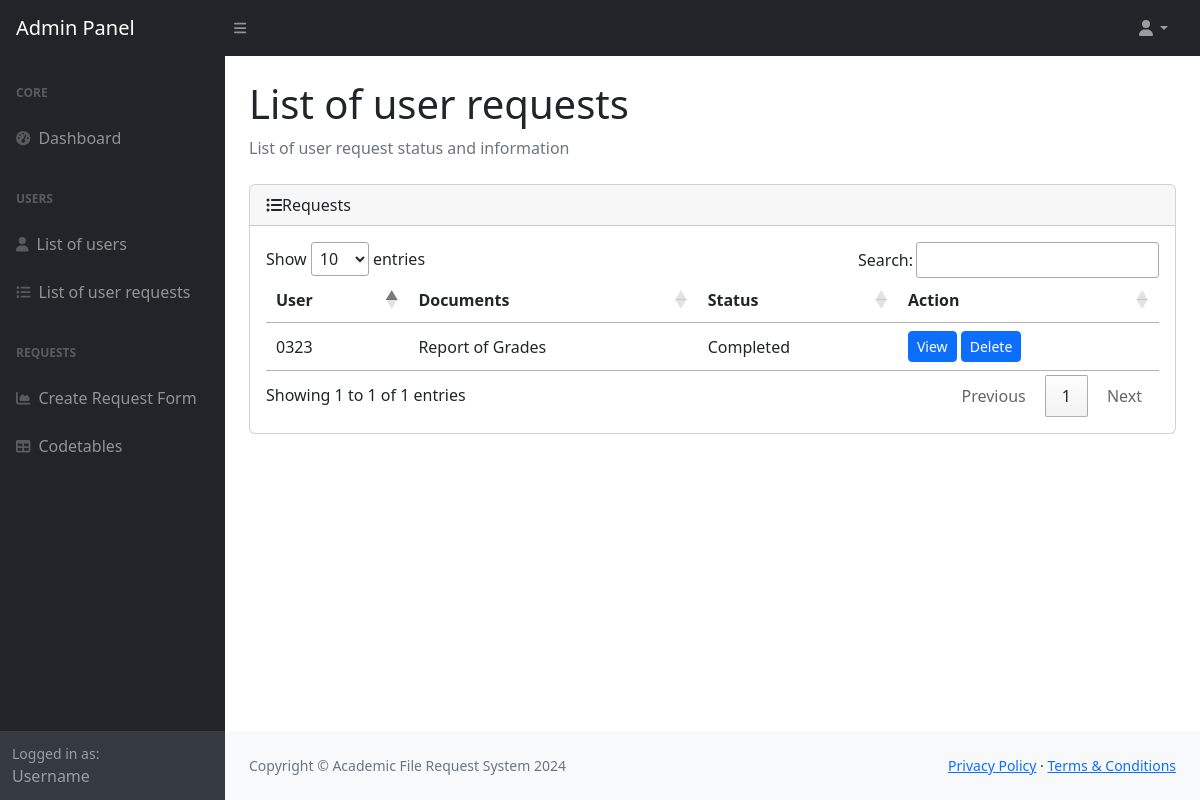
The page /admin-panel/user-request/ on the database its author committed.
### onlinerequest/models.py (models this page shows, shortened)
class User_Request(models.Model):
    user = models.ForeignKey(User, on_delete=models.CASCADE, related_name='user_requests')
    request = models.ForeignKey(Request, on_delete=models.CASCADE, related_name='user_requests')
    status = models.CharField(max_length=64)
    uploads = models.CharField(max_length=999)
    requested = models.CharField(max_length=256, default="")
    created_at = models.DateTimeField(auto_now_add=True)
    updated_at = models.DateTimeField(auto_now=True)

class User(AbstractBaseUser):
    USER_TYPE_CHOICES = (
      (1, 'student'),
      (2, 'teacher'),
      (3, 'secretary'),
      (4, 'supervisor'),
      (5, 'admin'),
    )
    student_number = models.CharField(max_length=64, unique=True)
    email = models.EmailField(max_length=254, unique=True)
    password = models.CharField(max_length=22)
    is_active = models.BooleanField(default=False)
    user_type = models.PositiveSmallIntegerField(choices = USER_TYPE_CHOICES, default = 1)
    USERNAME_FIELD = 'email'
    REQUIRED_FIELDS = ['student_number']
    def __str__(self):
        return self.student_number

class Request(models.Model):
    description = models.CharField(max_length=256)
    files_required = models.CharField(max_length=256)
    document = models.ForeignKey(Document, on_delete=models.CASCADE)
    def __str__(self):
        return self.document.description

class Document(models.Model):
    code = models.CharField(max_length=64)
    description = models.CharField(max_length=64)
    active = models.BooleanField(default=True)

### onlinerequest/views/request.py (the view)
# urls.py: path('admin-panel/user-request/', request.display_user_requests),
def display_user_requests(request):
    user_requests = User_Request.objects.all()
    return render(request, 'admin/request/user-request.html', {'user_requests': user_requests })

### onlinerequest/templates/admin/request/user-request.html (shortened to what this page needs)
<!DOCTYPE html>
<html>
    <head>
        <link rel="stylesheet" href="">
        {% include 'header.html' %}
    </head>
    <body class="sb-nav-fixed">
        <div id="layoutSidenav">
            {% include 'admin/admin-topnav.html' %}
            {% include 'admin/admin-sidenav.html' %}
            <div id="layoutSidenav_content">
                <main>
                    <div class="container-fluid px-4">
                        <h1 class="mt-4">List of user requests</h1>
                        <ol class="breadcrumb mb-4">
                            <li class="breadcrumb-item active">List of user request status and information</li>
                        </ol>
                        <div class="card mb-4">
                            <div class="card-header">
                                <div class="d-flex justify-content-between align-items-center">
                                    <span class="fs-6"> <i class="fa fa-list-ul" aria-hidden="true"></i>Requests</span>
                                </div>
                            </div>
                            <div class="card-body">
                                <table id="datatable">
                                    <thead>
                                    <tr>
                                        <th>User</th>
                                        <th>Documents</th>
                                        <th>Status</th>
                                        <th>Action</th>
                                    </tr>
                                    </thead>
                                    <tbody>
                                    {% if user_requests %}
                                        {% for user_request in user_requests %}
                                            <tr id="tr{{ user_request.id }}">
                                                <td>{{ user_request.user }}</td>
                                                <td>{{ user_request.request }}</td>
                                                <td>{{ user_request.status }}</td>
                                                <td>
                                                    <button class="btn btn-primary btn-sm" onclick="viewRequest('{{ user_request.id }}')"> View </button>
                                                    <button class="btn btn-primary btn-sm" onclick="deleteRequest('{{ user_request.id }}')"> Delete </button>
                                                </td>
                                            </tr>
                                        {% endfor %}
                                    {% endif %}
                                    </tbody>
                                </table>
                            </div>
                        </div>
                    </div>
                </main>
                <footer class="py-4 bg-light mt-auto">
                    <div class="container-fluid px-4">
                        <div class="d-flex align-items-center justify-content-between small">
                            <div class="text-muted">Copyright &copy; Academic File Request System 2024</div>
                            <div>
                                <a href="#">Privacy Policy</a>
                                &middot;
                                <a href="#">Terms &amp; Conditions</a>
                            </div>
                        </div>
                    </div>
                </footer>
            </div>
        </div>
    </body>
</html>

### onlinerequest/templates/admin/admin-sidenav.html (style rules this page uses)
table.dataTable thead th { padding: 10px; }

### rows shown on the page
User_Request: user "0323", request "Report of Grades", status "Completed"
